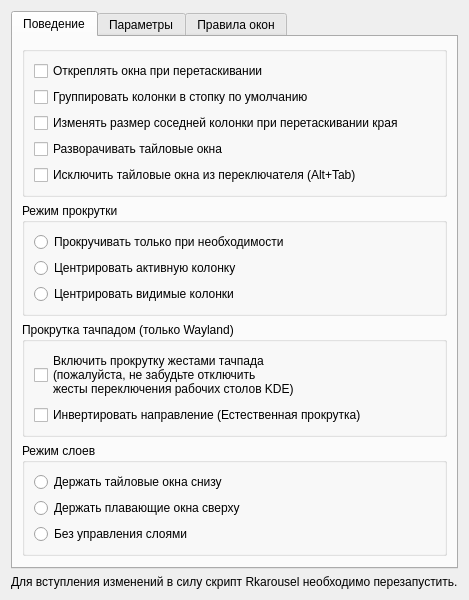
<?xml version="1.0" encoding="UTF-8"?>
<ui version="4.0">
    <class>KWin::RkarouselConfigForm</class>
    <widget class="QWidget" name="KWin::RkarouselConfigForm">
        <property name="windowTitle">
            <string>Rkarousel</string>
        </property>
        <property name="autoFillBackground">
            <bool>false</bool>
        </property>
        <layout class="QVBoxLayout" name="layout_main">
            <item>
                <widget class="QTabWidget" name="tabContainer">
                    <widget class="QWidget" name="tab_behavior">
                        <attribute name="title">
                            <string>Поведение</string>
                        </attribute>
                        <layout class="QVBoxLayout">
                            <item>
                                <widget class="QGroupBox">
                                    <property name="flat">
                                        <bool>true</bool>
                                    </property>
                                    <layout class="QVBoxLayout">
                                        <item>
                                            <widget class="QCheckBox" name="kcfg_untileOnDrag">
                                                <property name="text">
                                                    <string>Откреплять окна при перетаскивании</string>
                                                </property>
                                            </widget>
                                        </item>
                                        <item>
                                            <widget class="QCheckBox" name="kcfg_stackColumnsByDefault">
                                                <property name="text">
                                                    <string>Группировать колонки в стопку по умолчанию</string>
                                                </property>
                                                <property name="toolTip">
                                                    <string>Новые колонки создаются в режиме стопки (видно только активное окно)</string>
                                                </property>
                                            </widget>
                                        </item>
                                        <item>
                                            <widget class="QCheckBox" name="kcfg_resizeNeighborColumn">
                                                <property name="text">
                                                    <string>Изменять размер соседней колонки при перетаскивании края</string>
                                                </property>
                                                <property name="toolTip">
                                                    <string>При изменении размера колонки перетаскиванием границы также изменять размер соседней колонки</string>
                                                </property>
                                            </widget>
                                        </item>
                                        <item>
                                            <widget class="QCheckBox" name="kcfg_reMaximize">
                                                <property name="text">
                                                    <string>Разворачивать тайловые окна</string>
                                                </property>
                                                <property name="toolTip">
                                                    <string>Восстанавливать развернутое и полноэкранное состояние тайловых окон при фокусе</string>
                                                </property>
                                            </widget>
                                        </item>
                                        <item>
                                            <widget class="QCheckBox" name="kcfg_skipSwitcher">
                                                <property name="text">
                                                    <string>Исключить тайловые окна из переключателя (Alt+Tab)</string>
                                                </property>
                                            </widget>
                                        </item>
                                    </layout>
                                </widget>
                            </item>

                            <item>
                                <widget class="QGroupBox">
                                    <property name="title">
                                        <string>Режим прокрутки</string>
                                    </property>
                                    <layout class="QVBoxLayout">
                                        <item>
                                            <widget class="QRadioButton" name="kcfg_scrollingLazy">
                                                <property name="text">
                                                    <string>Прокручивать только при необходимости</string>
                                                </property>
                                            </widget>
                                        </item>
                                        <item>
                                            <widget class="QRadioButton" name="kcfg_scrollingCentered">
                                                <property name="text">
                                                    <string>Центрировать активную колонку</string>
                                                </property>
                                            </widget>
                                        </item>
                                        <item>
                                            <widget class="QRadioButton" name="kcfg_scrollingGrouped">
                                                <property name="text">
                                                    <string>Центрировать видимые колонки</string>
                                                </property>
                                            </widget>
                                        </item>
                                    </layout>
                                </widget>
                            </item>

                            <item>
                                <widget class="QGroupBox">
                                    <property name="title">
                                        <string>Прокрутка тачпадом (только Wayland)</string>
                                    </property>
                                    <layout class="QVBoxLayout">
                                        <item>
                                            <widget class="QCheckBox" name="kcfg_gestureScroll">
                                                <property name="text">
                                                    <string>Включить прокрутку жестами тачпада
(пожалуйста, не забудьте отключить
жесты переключения рабочих столов KDE)</string>
                                                </property>
                                                <property name="toolTip">
                                                    <string>Прокрутка горизонтальным свайпом тремя пальцами</string>
                                                </property>
                                            </widget>
                                        </item>

                                        <item>
                                            <widget class="QCheckBox" name="kcfg_gestureScrollInvert">
                                                <property name="text">
                                                    <string>Инвертировать направление (Естественная прокрутка)</string>
                                                </property>
                                            </widget>
                                        </item>
                                    </layout>
                                </widget>
                            </item>

                            <item>
                                <widget class="QGroupBox">
                                    <property name="title">
                                        <string>Режим слоев</string>
                                    </property>
                                    <layout class="QVBoxLayout">
                                        <item>
                                            <widget class="QRadioButton" name="kcfg_tiledKeepBelow">
                                                <property name="text">
                                                    <string>Держать тайловые окна снизу</string>
                                                </property>
                                            </widget>
                                        </item>
                                        <item>
                                            <widget class="QRadioButton" name="kcfg_floatingKeepAbove">
                                                <property name="text">
                                                    <string>Держать плавающие окна сверху</string>
                                                </property>
                                            </widget>
                                        </item>
                                        <item>
                                            <widget class="QRadioButton" name="kcfg_noLayering">
                                                <property name="text">
                                                    <string>Без управления слоями</string>
                                                </property>
                                            </widget>
                                        </item>
                                    </layout>
                                </widget>
                            </item>

                            <item>
                                <spacer name="spacer_footer">
                                    <property name="orientation">
                                        <enum>Qt::Vertical</enum>
                                    </property>
                                    <property name="sizeHint" stdset="0">
                                        <size>
                                            <width>0</width>
                                            <height>0</height>
                                        </size>
                                    </property>
                                </spacer>
                            </item>
                        </layout>
                    </widget>

                    <widget class="QWidget" name="tab_parameters">
                        <attribute name="title">
                            <string>Параметры</string>
                        </attribute>
                        <layout class="QFormLayout">
                            <item row="0" column="0">
                                <widget class="QLabel" name="label_gapsOuterTop">
                                    <property name="text">
                                        <string>Отступ сверху:</string>
                                    </property>
                                </widget>
                            </item>
                            <item row="0" column="1">
                                <widget class="QSpinBox" name="kcfg_gapsOuterTop">
                                    <property name="suffix">
                                        <string> px</string>
                                    </property>
                                    <property name="maximum">
                                        <number>999</number>
                                    </property>
                                    <property name="value">
                                        <number>0</number>
                                    </property>
                                </widget>
                            </item>

                            <item row="1" column="0">
                                <widget class="QLabel" name="label_gapsOuterBottom">
                                    <property name="text">
                                        <string>Отступ снизу:</string>
                                    </property>
                                </widget>
                            </item>
                            <item row="1" column="1">
                                <widget class="QSpinBox" name="kcfg_gapsOuterBottom">
                                    <property name="suffix">
                                        <string> px</string>
                                    </property>
                                    <property name="maximum">
                                        <number>999</number>
                                    </property>
                                    <property name="value">
                                        <number>0</number>
                                    </property>
                                </widget>
                            </item>

                            <item row="2" column="0">
                                <widget class="QLabel" name="label_gapsOuterLeft">
                                    <property name="text">
                                        <string>Отступ слева:</string>
                                    </property>
                                </widget>
                            </item>
                            <item row="2" column="1">
                                <widget class="QSpinBox" name="kcfg_gapsOuterLeft">
                                    <property name="suffix">
                                        <string> px</string>
                                    </property>
                                    <property name="maximum">
                                        <number>999</number>
                                    </property>
                                    <property name="value">
                                        <number>0</number>
                                    </property>
                                </widget>
                            </item>

                            <item row="3" column="0">
                                <widget class="QLabel" name="label_gapsOuterRight">
                                    <property name="text">
                                        <string>Отступ справа:</string>
                                    </property>
                                </widget>
                            </item>
                            <item row="3" column="1">
                                <widget class="QSpinBox" name="kcfg_gapsOuterRight">
                                    <property name="suffix">
                                        <string> px</string>
                                    </property>
                                    <property name="maximum">
                                        <number>999</number>
                                    </property>
                                    <property name="value">
                                        <number>0</number>
                                    </property>
                                </widget>
                            </item>

                            <item row="4" column="0">
                                <widget class="QLabel" name="label_gapsInnerHorizontal">
                                    <property name="text">
                                        <string>Горизонтальные промежутки:</string>
                                    </property>
                                </widget>
                            </item>
                            <item row="4" column="1">
                                <widget class="QSpinBox" name="kcfg_gapsInnerHorizontal">
                                    <property name="suffix">
                                        <string> px</string>
                                    </property>
                                    <property name="maximum">
                                        <number>999</number>
                                    </property>
                                    <property name="value">
                                        <number>0</number>
                                    </property>
                                </widget>
                            </item>

                            <item row="5" column="0">
                                <widget class="QLabel" name="label_gapsInnerVertical">
                                    <property name="text">
                                        <string>Вертикальные промежутки:</string>
                                    </property>
                                </widget>
                            </item>
                            <item row="5" column="1">
                                <widget class="QSpinBox" name="kcfg_gapsInnerVertical">
                                    <property name="suffix">
                                        <string> px</string>
                                    </property>
                                    <property name="maximum">
                                        <number>999</number>
                                    </property>
                                    <property name="value">
                                        <number>0</number>
                                    </property>
                                </widget>
                            </item>

                            <item row="6" column="0">
                                <widget class="QLabel" name="label_stackOffsetX">
                                    <property name="text">
                                        <string>Горизонтальное смещение стопки:</string>
                                    </property>
                                </widget>
                            </item>
                            <item row="6" column="1">
                                <widget class="QSpinBox" name="kcfg_stackOffsetX">
                                    <property name="suffix">
                                        <string> px</string>
                                    </property>
                                    <property name="maximum">
                                        <number>999</number>
                                    </property>
                                    <property name="value">
                                        <number>0</number>
                                    </property>
                                </widget>
                            </item>

                            <item row="7" column="0">
                                <widget class="QLabel" name="label_stackOffsetY">
                                    <property name="text">
                                        <string>Вертикальное смещение стопки:</string>
                                    </property>
                                </widget>
                            </item>
                            <item row="7" column="1">
                                <widget class="QSpinBox" name="kcfg_stackOffsetY">
                                    <property name="suffix">
                                        <string> px</string>
                                    </property>
                                    <property name="maximum">
                                        <number>999</number>
                                    </property>
                                    <property name="value">
                                        <number>0</number>
                                    </property>
                                </widget>
                            </item>

                            <item row="8" column="0">
                                <widget class="QLabel" name="label_manualScrollStep">
                                    <property name="text">
                                        <string>Шаг ручной прокрутки:</string>
                                    </property>
                                </widget>
                            </item>
                            <item row="8" column="1">
                                <widget class="QSpinBox" name="kcfg_manualScrollStep">
                                    <property name="suffix">
                                        <string> px</string>
                                    </property>
                                    <property name="maximum">
                                        <number>999</number>
                                    </property>
                                    <property name="value">
                                        <number>0</number>
                                    </property>
                                </widget>
                            </item>

                            <item row="9" column="0">
                                <widget class="QLabel" name="label_gestureScrollStep">
                                    <property name="text">
                                        <string>Скорость прокрутки жестами:</string>
                                    </property>
                                    <property name="toolTip">
                                        <string>Величина прокрутки за один полный жест</string>
                                    </property>
                                </widget>
                            </item>
                            <item row="9" column="1">
                                <widget class="QSpinBox" name="kcfg_gestureScrollStep">
                                    <property name="suffix">
                                        <string> px</string>
                                    </property>
                                    <property name="maximum">
                                        <number>10000</number>
                                    </property>
                                    <property name="minimum">
                                        <number>100</number>
                                    </property>
                                    <property name="singleStep">
                                        <number>100</number>
                                    </property>
                                    <property name="value">
                                        <number>1920</number>
                                    </property>
                                </widget>
                            </item>

                            <item row="10" column="0">
                                <widget class="QLabel" name="label_presetWidths">
                                    <property name="text">
                                        <string>Предустановленная ширина:</string>
                                    </property>
                                    <property name="toolTip">
                                        <string>Значения ширины для циклического переключения</string>
                                    </property>
                                </widget>
                            </item>
                            <item row="10" column="1">
                                <widget class="QLineEdit" name="kcfg_presetWidths">
                                    <property name="toolTip">
                                        <string>Список значений ширины через запятую. Единицы: "px" и "%".</string>
                                    </property>
                                </widget>
                            </item>

                            <item row="11" column="0">
                                <widget class="QLabel" name="label_offScreenOpacity">
                                    <property name="text">
                                        <string>Прозрачность скрытых окон:</string>
                                    </property>
                                </widget>
                            </item>
                            <item row="11" column="1">
                                <widget class="QSpinBox" name="kcfg_offScreenOpacity">
                                    <property name="suffix">
                                        <string> %</string>
                                    </property>
                                    <property name="maximum">
                                        <number>100</number>
                                    </property>
                                    <property name="value">
                                        <number>0</number>
                                    </property>
                                </widget>
                            </item>

                        </layout>
                    </widget>

                    <widget class="QWidget" name="tab_windowRules">
                        <attribute name="title">
                            <string>Правила окон</string>
                        </attribute>
                        <layout class="QVBoxLayout">
                            <item>
                                <layout class="QHBoxLayout">
                                    <item>
                                        <widget class="QLabel" name="label_desktops">
                                            <property name="text">
                                                <string>Рабочие столы с тайлингом:</string>
                                            </property>
                                            <property name="wordWrap">
                                                <bool>true</bool>
                                            </property>
                                        </widget>
                                    </item>
                                    <item>
                                        <widget class="QLineEdit" name="kcfg_tiledDesktops">
                                            <property name="toolTip">
                                                <string>Регулярное выражение (Regex) для имен рабочих столов</string>
                                            </property>
                                        </widget>
                                    </item>
                                </layout>
                            </item>
                            <item>
                                <widget class="QPlainTextEdit" name="kcfg_windowRules">
                                    <property name="tabChangesFocus">
                                        <bool>true</bool>
                                    </property>
                                    <property name="lineWrapMode">
                                        <enum>QPlainTextEdit::NoWrap</enum>
                                    </property>
                                    <property name="font">
                                        <font><family>Monospace</family></font>
                                    </property>
                                </widget>
                            </item>
                        </layout>
                    </widget>
                </widget>
            </item>
         <item>
            <widget class="QLabel" name="label">
                <property name="text">
                    <string>Для вступления изменений в силу скрипт Rkarousel необходимо перезапустить.</string>
                </property>
            </widget>
        </item>
        </layout>
    </widget>
    <resources/>
    <connections/>
</ui>
